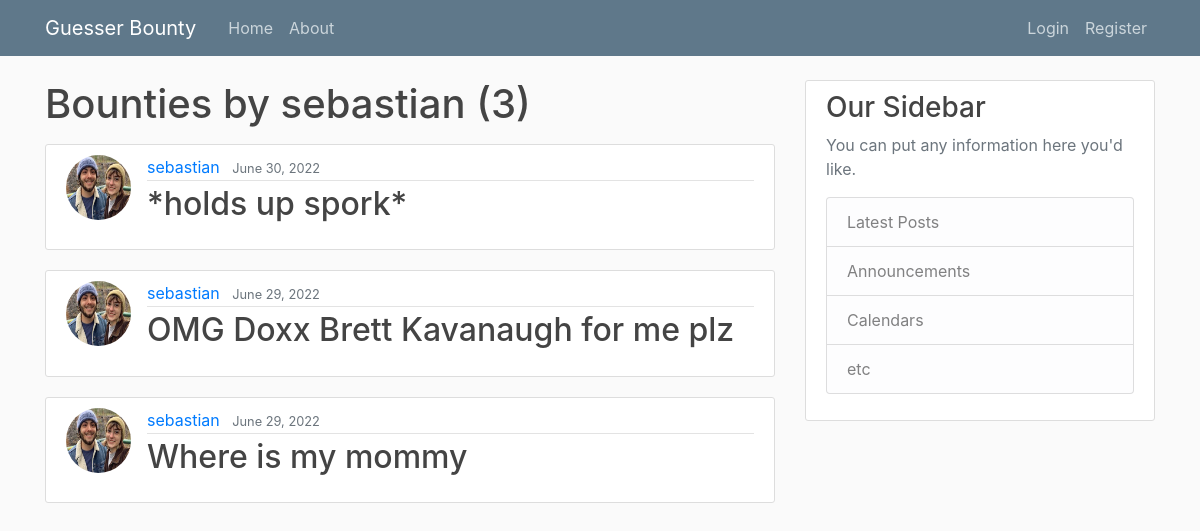
/user/sebastian/, run on the app's committed database.
### bounty/models.py (models this page shows, shortened)
class Bounty(models.Model):
    title = models.CharField(max_length=128)
    description = models.TextField()
    price = models.DecimalField(max_digits=20,decimal_places=10)
    num_accepted = models.IntegerField(default=0)
    num_submissions = models.IntegerField(default=0)
    date_posted = models.DateTimeField(default=timezone.now)
    is_completed = models.BooleanField(default=False)
    author = models.ForeignKey(User,on_delete=models.CASCADE)
    image = models.ImageField(default="default.jpg",upload_to="bounty_images")

### users/models.py (models this page shows, shortened)
class Profile(models.Model):
    user = models.OneToOneField(User, on_delete=models.CASCADE)
    image = models.ImageField(default="default.jpg",upload_to="profile_pics")

### bounty/views.py (the view)
# urls.py: path('user/<str:username>/', UserBountyListView.as_view(),name="user-bounties"),
class UserBountyListView(ListView):
    model = Bounty
    template_name = "bounty/user_bounties.html" # <app>/<model>_<viewtype>.html
    context_object_name = "bounties"
    paginate_by = 10
    def get_queryset(self):
        user = get_object_or_404(User,username=self.kwargs.get("username"))
        return Bounty.objects.filter(author=user).order_by("-date_posted")

### bounty/templates/bounty/user_bounties.html (shortened to what this page needs)
{% extends "bounty/base.html" %}
{% block content %}
    <h1 class="mb-3">Bounties by {{ view.kwargs.username }} ({{ page_obj.paginator.count }})</h1>
    {% for bounty in bounties %}
        <article class="media content-section">
            <img class="rounded-circle article-img" src="{{ bounty.author.profile.image.url }}" />
            <div class="media-body">
            <div class="article-metadata">
                <a class="mr-2" href="{% url 'user-bounties' bounty.author.username %}">{{ bounty.author }}</a>
                <small class="text-muted">{{ bounty.date_posted|date:"F d, Y" }}</small>
            </div>
            <h2><a class="article-title" href="{% url 'bounty-detail' bounty.id %}">{{ bounty.title }}</a></h2>
            </div>
        </article>
    {% endfor %}
{% endblock content %}

### blog/static/blog/main.css (style rules this page uses)
body { background: #fafafa; color: #333333; margin-top: 5rem; }
h1, h2, h3, h4, h5, h6 { color: #444444; }
.content-section { background: #ffffff; padding: 10px 20px; border: 1px solid #dddddd; border-radius: 3px; margin-bottom: 20px; }
.article-title { color: #444444; }
.article-img { height: 65px; width: 65px; margin-right: 16px; }
.article-metadata { padding-bottom: 1px; margin-bottom: 4px; border-bottom: 1px solid #e3e3e3 }

### data on the page
Bounty: author.profile.image (picture), author "sebastian", date_posted "June 30, 2022", title "*holds up spork*"
Bounty: author.profile.image (picture), author "sebastian", date_posted "June 29, 2022", title "OMG Doxx Brett Kavanaugh for me plz"
Bounty: author.profile.image (picture), author "sebastian", date_posted "June 29, 2022", title "Where is my mommy"

### other printed values
{{ view.kwargs.username }} "sebastian"
{{ page_obj.paginator.count }} "3"
